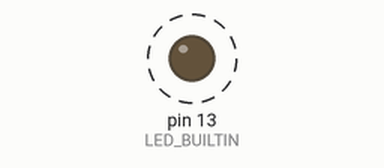
This sketch was run on a simulated Arduino Uno, built with avr-gcc and run on an emulated ATmega328P. Shown: output pins drawn as LEDs (lit = HIGH). Dashed ring = blinking.

Above: at 0.6 s.
Timing chart, 0 to 5.9 s (numbered marks = the images above):
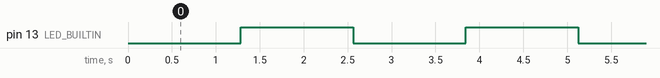

The sketch:

_03_DimLED.ino
```cpp
// Dim an LED using a PWM pin
//int PWMpin = 10; // LED in series with 470 ohm resistor on pin 10

void setup()
{
  // no setup needed
}

void loop()
{
   for (int i=0; i <= 255; i++){
      analogWrite(LED_BUILTIN, i);
      delay(10);
   }
}
```

Measured:
- by itself, pin 13 (LED_BUILTIN): alternates HIGH for 1.3 s and LOW for 1.3 s
